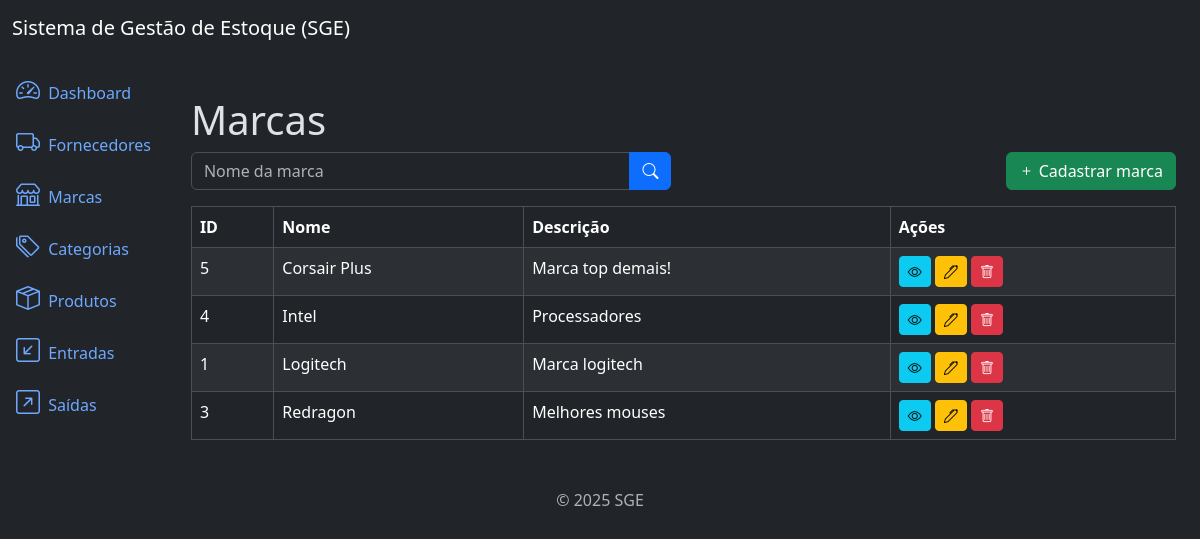
The app's page /brands/list/, older data.
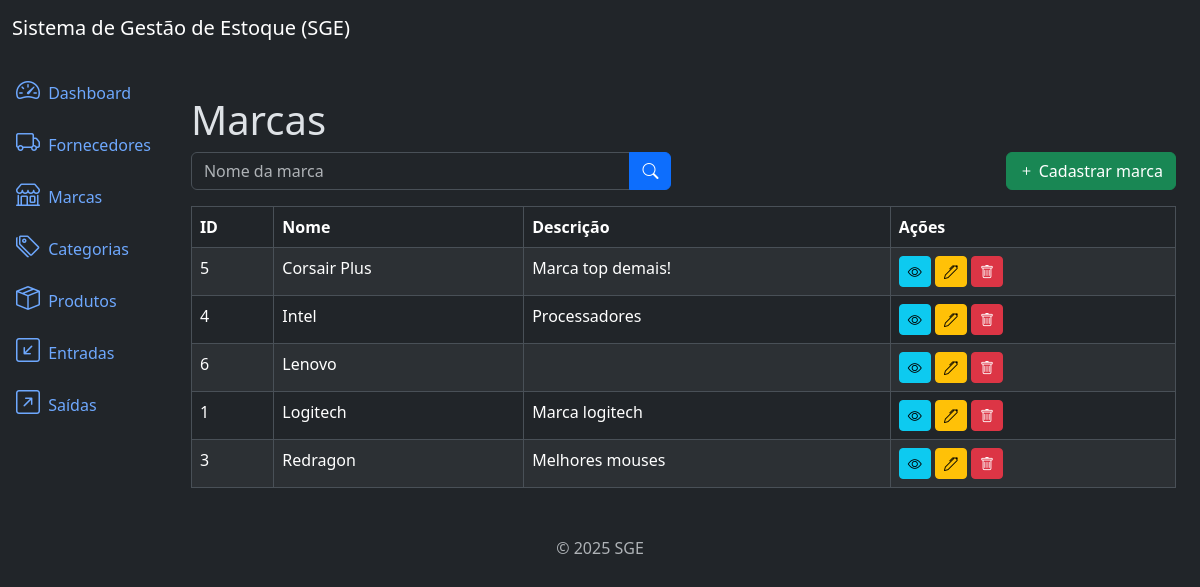
The same page, newer data.
### brands/models.py (models this page shows, shortened)
class Brand(models.Model):
    name = models.CharField(max_length=500)
    description = models.TextField(null=True, blank=True)
    created_at = models.DateTimeField(auto_now_add=True)
    updated_at = models.DateTimeField(auto_now=True)
    class Meta: # Ordena por ordem alfabetica pelo nome
        ordering = ['name']

### brands/views.py (the view)
# urls.py: path('brands/list/', views.BrandListView.as_view(), name='brand_list'),
class BrandListView(ListView):
    model = models.Brand
    template_name = 'brand_list.html'
    context_object_name = 'brands'
    paginate_by = 10 # Define a quantidade de elementos que serão exibidos por página
    def get_queryset(self): # Método que faz filtros pelo nome da marca
        queryset = super().get_queryset()
        name = self.request.GET.get('name')
        if name:
            queryset = queryset.filter(name__icontains=name)
        return queryset

### brands/templates/brand_list.html (shortened to what this page needs)
{% extends 'base.html' %}
{% block content %}
    <h3 class="display-6">Marcas</h3>
    <div class="row mb-3">
        <div class="col-md-6">
            <form method="get" action="{%  url 'brand_list' %}">
                <div class="input-group">
                    <input type="text" name="name" class="form-control" placeholder="Nome da marca" value="{{ request.GET.name }}">
                    <button type="submit" class="btn btn-primary">
                        <i class="bi bi-search"></i>
                    </button>
                </div>
            </form>
        </div>
        <div class="col-md-6">
            <a href="{% url 'brand_create' %}" class="btn btn-success float-end">
                <i class="bi bi-plus"></i> Cadastrar marca
            </a>
        </div>
    </div>
    <div class="table-responsive">
        <table class="table table-striped table-bordered">
            <thead class="thead-dark">
                <tr>
                    <th>ID</th>
                    <th>Nome</th>
                    <th>Descrição</th>
                    <th>Ações</th>
                </tr>
            </thead>
            <tbody>
                {% for brand in brands %}
                    <tr>
                        <td>{{ brand.id }}</td>
                        <td>{{ brand.name }}</td>
                        <td>{{ brand.description }}</td>
                        <td>
                            <a href="{% url 'brand_detail' brand.id %}" class="btn btn-info btn-sm">
                                <i class="bi bi-eye"></i>
                            </a>
                            <a href="{% url 'brand_update' brand.id %}" class="btn btn-warning btn-sm">
                                <i class="bi bi-pen"></i>
                            </a>
                            <a href="{% url 'brand_delete' brand.id %}" class="btn btn-danger btn-sm">
                                <i class="bi bi-trash"></i>
                            </a>
                        </td>
                    </tr>
                {% endfor %}
            </tbody>
        </table>
    </div>
{% endblock %}

Row changes from the older to the newer data that the page shows:
added Brand: id "6", name "Lenovo"
